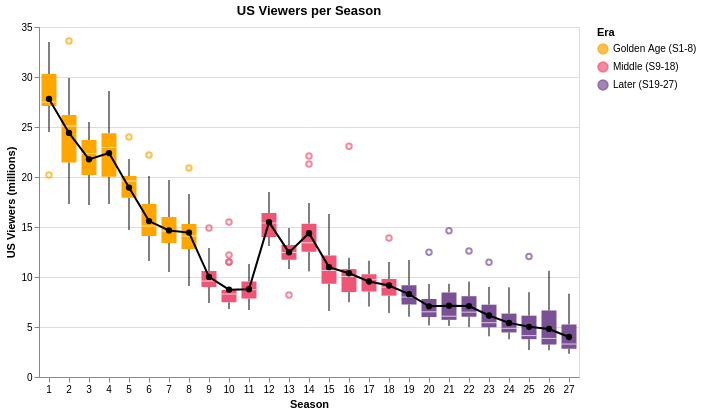

Source (notebook cell):
### Markdown cell above
### Q2: Final Visualization

### Code cell
q2_era_box = (
    alt.Chart(df)
    .mark_boxplot(size=15)
    .encode(
        x=alt.X("season:O", title="Season", axis=alt.Axis(labelAngle=0)),
        y=alt.Y("us_viewers_in_millions:Q", title="US Viewers (millions)"),
        color=alt.Color("era:N", scale=era_scale, legend=alt.Legend(title="Era")),
    )
)
q2_era_mean = (
    alt.Chart(df)
    .mark_line(color="black", strokeWidth=2)
    .encode(x=alt.X("season:O"), y=alt.Y("mean(us_viewers_in_millions):Q"))
)
q2_era_points = q2_era_mean.mark_point(color="black", filled=True, size=40)
chart2 = (q2_era_box + q2_era_mean + q2_era_points).properties(
    height=350, title="US Viewers per Season"
)
chart2

### Figure 1 — Vega-Lite specification as saved in the notebook (floating-point values rounded to 4 significant figures; data arrays with more than 128 entries replaced by an {"elided": "..."} marker saying what was removed)
{"config": {"view": {"continuousWidth": 300, "continuousHeight": 300}}, "layer": [{"mark": {"type": "boxplot", "size": 15}, "encoding": {"color": {"field": "era", "legend": {"title": "Era"}, "scale": {"domain": ["Golden Age (S1-8)", "Middle (S9-18)", "Later (S19-27)"], "range": ["#ffa600", "#ef5675", "#7a5195", "#003f5c"]}, "type": "nominal"}, "x": {"axis": {"labelAngle": 0}, "field": "season", "title": "Season", "type": "ordinal"}, "y": {"field": "us_viewers_in_millions", "title": "US Viewers (millions)", "type": "quantitative"}}}, {"mark": {"type": "line", "color": "black", "strokeWidth": 2}, "encoding": {"x": {"field": "season", "type": "ordinal"}, "y": {"aggregate": "mean", "field": "us_viewers_in_millions", "type": "quantitative"}}}, {"mark": {"type": "point", "color": "black", "filled": true, "size": 40}, "encoding": {"x": {"field": "season", "type": "ordinal"}, "y": {"aggregate": "mean", "field": "us_viewers_in_millions", "type": "quantitative"}}}], "data": {"name": "data-ca1a322456cd13f9c31a272da9e50162"}, "height": 350, "title": "US Viewers per Season", "$schema": "https://vega.github.io/schema/vega-lite/v6.1.0.json", "datasets": {"data-ca1a322456cd13f9c31a272da9e50162": {"elided": "596 records"}}}
